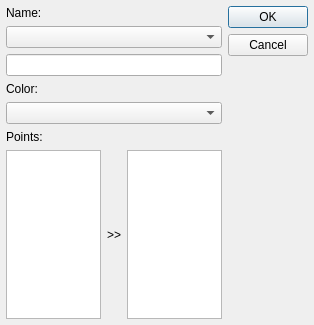
<?xml version="1.0" encoding="UTF-8"?>
<ui version="4.0">
 <class>Dialog</class>
 <widget class="QDialog" name="Dialog">
  <property name="geometry">
   <rect>
    <x>0</x>
    <y>0</y>
    <width>314</width>
    <height>325</height>
   </rect>
  </property>
  <property name="windowTitle">
   <string>Link</string>
  </property>
  <property name="windowIcon">
   <iconset resource="../../icons.qrc">
    <normaloff>:/icons/link.png</normaloff>:/icons/link.png</iconset>
  </property>
  <property name="sizeGripEnabled">
   <bool>false</bool>
  </property>
  <property name="modal">
   <bool>true</bool>
  </property>
  <layout class="QHBoxLayout" name="horizontalLayout_3">
   <property name="leftMargin">
    <number>6</number>
   </property>
   <property name="topMargin">
    <number>6</number>
   </property>
   <property name="rightMargin">
    <number>6</number>
   </property>
   <property name="bottomMargin">
    <number>6</number>
   </property>
   <item>
    <layout class="QVBoxLayout" name="verticalLayout">
     <item>
      <widget class="QLabel" name="name_label">
       <property name="text">
        <string>Name:</string>
       </property>
      </widget>
     </item>
     <item>
      <widget class="QComboBox" name="Link"/>
     </item>
     <item>
      <layout class="QHBoxLayout" name="horizontalLayout_2">
       <item>
        <widget class="QLineEdit" name="name_edit"/>
       </item>
      </layout>
     </item>
     <item>
      <widget class="QLabel" name="color_label">
       <property name="text">
        <string>Color:</string>
       </property>
       <property name="alignment">
        <set>Qt::AlignLeading|Qt::AlignLeft|Qt::AlignTop</set>
       </property>
      </widget>
     </item>
     <item>
      <widget class="QComboBox" name="Color"/>
     </item>
     <item>
      <widget class="QLabel" name="point_label">
       <property name="text">
        <string>Points:</string>
       </property>
      </widget>
     </item>
     <item>
      <layout class="QHBoxLayout" name="horizontalLayout">
       <item>
        <widget class="QListWidget" name="noSelected">
         <property name="dragEnabled">
          <bool>true</bool>
         </property>
         <property name="dragDropMode">
          <enum>QAbstractItemView::DragDrop</enum>
         </property>
         <property name="defaultDropAction">
          <enum>Qt::MoveAction</enum>
         </property>
        </widget>
       </item>
       <item>
        <widget class="QLabel" name="label">
         <property name="text">
          <string>&gt;&gt;</string>
         </property>
        </widget>
       </item>
       <item>
        <widget class="QListWidget" name="selected">
         <property name="dragEnabled">
          <bool>true</bool>
         </property>
         <property name="dragDropMode">
          <enum>QAbstractItemView::DragDrop</enum>
         </property>
         <property name="defaultDropAction">
          <enum>Qt::MoveAction</enum>
         </property>
        </widget>
       </item>
      </layout>
     </item>
    </layout>
   </item>
   <item>
    <layout class="QVBoxLayout" name="verticalLayout_2">
     <item>
      <widget class="QDialogButtonBox" name="buttonBox">
       <property name="sizePolicy">
        <sizepolicy hsizetype="Fixed" vsizetype="Fixed">
         <horstretch>0</horstretch>
         <verstretch>0</verstretch>
        </sizepolicy>
       </property>
       <property name="orientation">
        <enum>Qt::Vertical</enum>
       </property>
       <property name="standardButtons">
        <set>QDialogButtonBox::Cancel|QDialogButtonBox::Ok</set>
       </property>
      </widget>
     </item>
     <item>
      <spacer name="verticalSpacer">
       <property name="orientation">
        <enum>Qt::Vertical</enum>
       </property>
       <property name="sizeHint" stdset="0">
        <size>
         <width>20</width>
         <height>40</height>
        </size>
       </property>
      </spacer>
     </item>
    </layout>
   </item>
  </layout>
 </widget>
 <resources>
  <include location="../../icons.qrc"/>
 </resources>
 <connections>
  <connection>
   <sender>buttonBox</sender>
   <signal>accepted()</signal>
   <receiver>Dialog</receiver>
   <slot>accept()</slot>
   <hints>
    <hint type="sourcelabel">
     <x>248</x>
     <y>254</y>
    </hint>
    <hint type="destinationlabel">
     <x>157</x>
     <y>274</y>
    </hint>
   </hints>
  </connection>
  <connection>
   <sender>buttonBox</sender>
   <signal>rejected()</signal>
   <receiver>Dialog</receiver>
   <slot>reject()</slot>
   <hints>
    <hint type="sourcelabel">
     <x>316</x>
     <y>260</y>
    </hint>
    <hint type="destinationlabel">
     <x>286</x>
     <y>274</y>
    </hint>
   </hints>
  </connection>
 </connections>
</ui>
